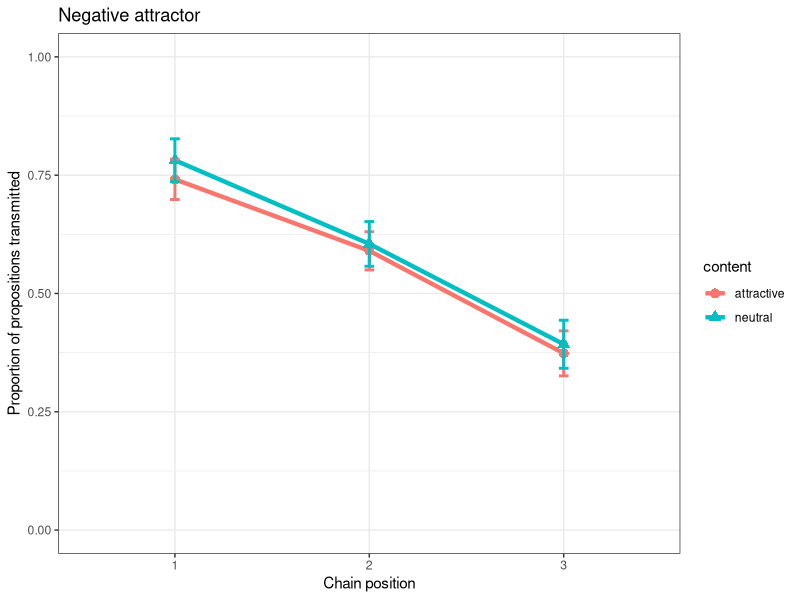
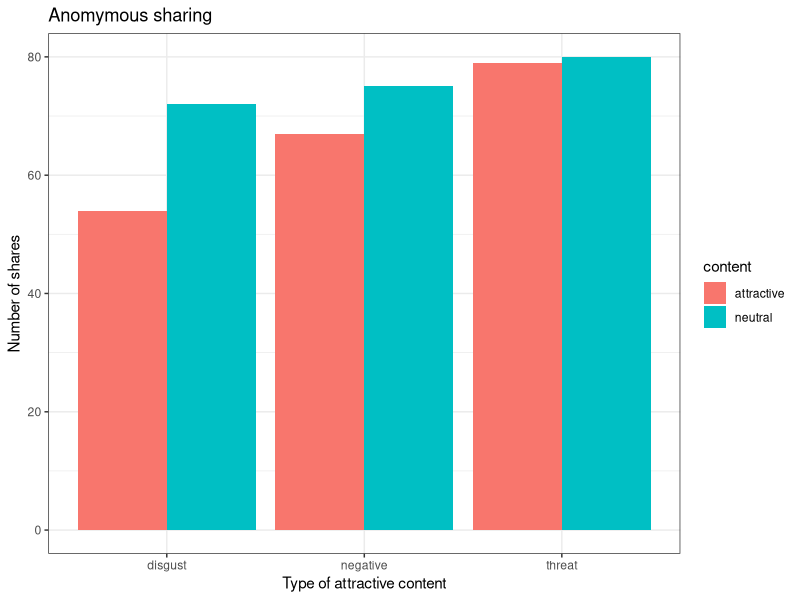

Recreate these plots in R, in order.
## ---- chunk 1
knitr::opts_chunk$set(echo = TRUE)
## ---- chunk 2
library(tidyverse)
library(lme4)
library(lmerTest)

# data structure:
negative <- tibble(content = factor(rep(rep(c("attractive", "neutral"), each = 30), 3)), 
                   proportion = NA,
                   chain_position = factor(rep(1:3, each = 60)),
                   chain_ID = factor(rep(1:60, 3)))

# simulated data:
negative$proportion[1:60] <- rnorm(60, 0.8, .3)
negative$proportion[61:120] <- rnorm(60, 0.6, .3)
negative$proportion[121:180] <- rnorm(60, 0.4, .3)

# test with difference:
# negative <- negative %>%
#  mutate(proportion = replace(proportion, content=="attractive", proportion[content=="attractive"] + 0.1))

negative <- negative %>%
  mutate(proportion = replace(proportion, proportion > 1, 1)) %>%
  mutate(proportion = replace(proportion, proportion < 0, 0))

# plot the proportion of sentence correctly retained:
negative %>%
  ggplot(aes(x = chain_position, y = proportion, colour = content)) + 
    stat_summary(fun = mean, geom = "line", size = 1.5, aes(group = content, colour = content)) +
    stat_summary(fun = mean, geom = "point", size = 3, aes(shape = content)) + 
    stat_summary(fun.data = mean_se, geom = "errorbar", width = 0.05, size = 1) + 
    theme_bw() + 
    ylim(0,1) +
    labs(x = "Chain position", y = "Proportion of propositions transmitted", title = "Negative attractor") 
## ---- chunk 3
negative_model <- lmer(proportion ~ content + chain_position + (1|chain_ID), data = negative)
coef(summary(negative_model))
## ---- chunk 4
# data structure:
anonymous <- tibble(attractor = NA,
                    content = NA,
                    share = NA,
                    order_of_presentation = factor(rep(1:3, 300)),
                    participant_ID = factor(rep(1:300, each = 3)))

# simulated data:
# randomise content type for each participant:
anonymous$attractor <- as.vector(replicate(300, sample(c("negative", "threat", "disgust"))))
# randomise whether attractive or not:
anonymous$content <- sample(c("attractive","neutral"), replace = TRUE, size = 900)
# randomise participant choices:
anonymous$share <- factor(sample(c(0,1), replace = TRUE, size = 900))

# test with difference:
# for(i in sample(1:900, size = 500)){
#   if(anonymous$content[i] == "attractive"){
#     anonymous$share[i] <- 1
#   }
# }

# plot the number of time a content is shared
anonymous %>%
  filter(share == 1) %>%
  ggplot(aes(x = attractor, fill = content)) +
    geom_bar(position = "dodge") + 
    theme_bw() + 
    labs(x = "Type of attractive content", y = "Number of shares", title = "Anomymous sharing") 
## ---- chunk 5
anonymous_negative <- anonymous %>%
  filter(attractor == "negative")
negative_model <- glmer(share ~  content + (1|participant_ID) + (1|order_of_presentation), family = binomial, data = anonymous_negative)
coef(summary(negative_model))
